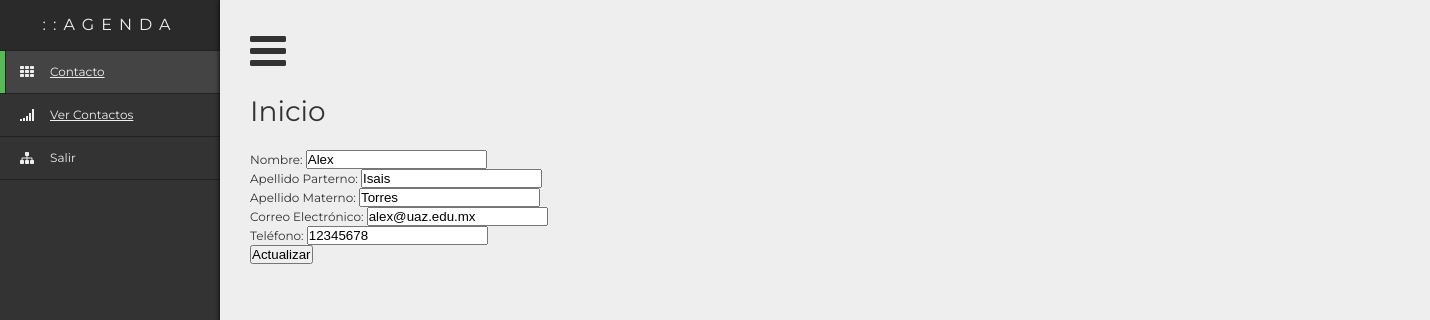
/contacto/editarContacto?id=13, run on an earlier commit of the app's database.
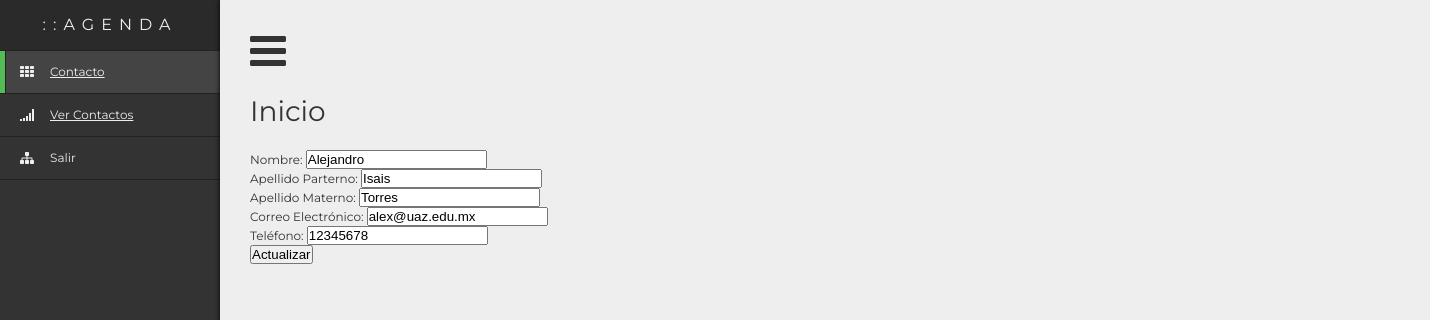
And on a later commit of the database.
### contacto/models.py (models this page shows, shortened)
class Contacto(models.Model):
  nombre = models.CharField(max_length=60,blank=False,help_text="NOMBRE")
  apaterno = models.CharField(max_length=60, blank=True,help_text="APELLIDO PATERNO")
  amaterno = models.CharField(max_length=60,blank=True,help_text="APELLIDO MATERNO")
  correo = models.EmailField(help_text="CORREO ELECTRÓNICO",max_length=150)
  telefono = models.CharField(max_length=60,blank=True,help_text="TELÉFONO")

### contacto/views.py (the view)
def EditarContacto(request):
  contacto = Contacto.objects.get(id=request.GET['id'])
  form = FormContacto({
    'nombre': contacto.nombre,
    'apaterno': contacto.apaterno,
    'amaterno': contacto.amaterno,
    'correo': contacto.correo,
    'telefono': contacto.telefono
  })
  contexto = {
  'formulario': form,
  'contacto':contacto
  }
  contexto.update(csrf(request))
  return render_to_response('contacto_edita.html',contexto)

### contacto/forms.py
class FormContacto ( forms.Form ) :
  nombre = forms.CharField ( widget=forms.TextInput (attrs={'class':'nombre'} ) , label='Nombre' , required=True )
  apaterno = forms.CharField ( widget=forms.TextInput (attrs={'class':'apaterno'}) , label='Apellido Parterno')
  amaterno = forms.CharField ( widget=forms.TextInput(attrs={'class':'amaterno'}) , label='Apellido Materno')
  correo = forms.CharField ( widget=forms.TextInput (attrs={'class':'correo'}) , label='Correo Electrónico', required=True )
  telefono = forms.CharField ( widget=forms.TextInput (attrs={'class':'telefono'}) , label='Teléfono' )

### templates/contacto/contacto_edita.html (shortened to what this page needs)
{% extends "base.html" %}
{% block contenido %}
  <form action="/contacto/actualizaContacto" method="post">
    {{ formulario.as_p }}
    <input type="submit" value="Actualizar">
  </form>
{% endblock contenido %}

What changed in the data, as far as the page shows it:
changed Contacto "Isais": nombre "Alex" → "Alejandro"
